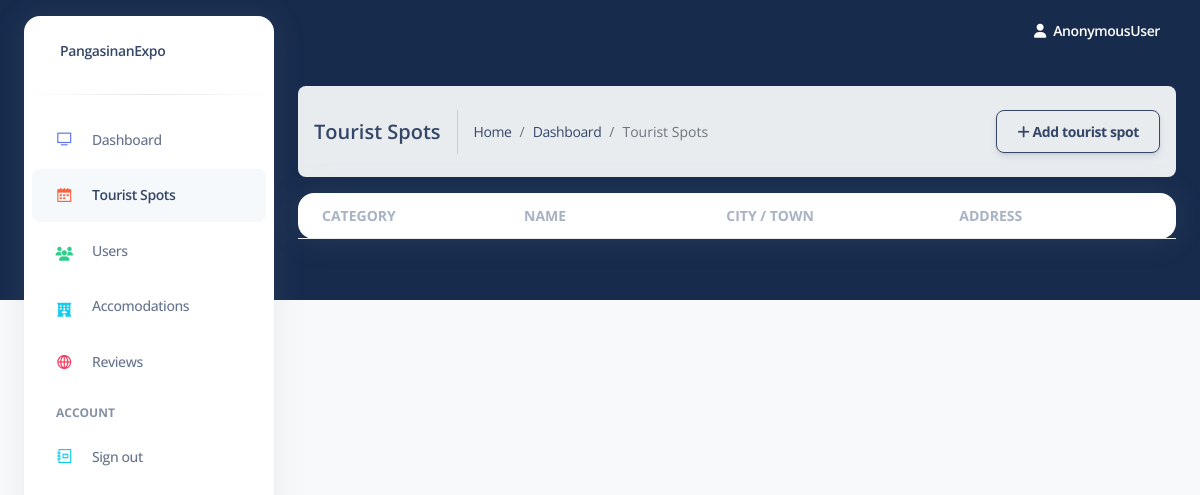
The app's page /tourist-spots/admin/, older data.
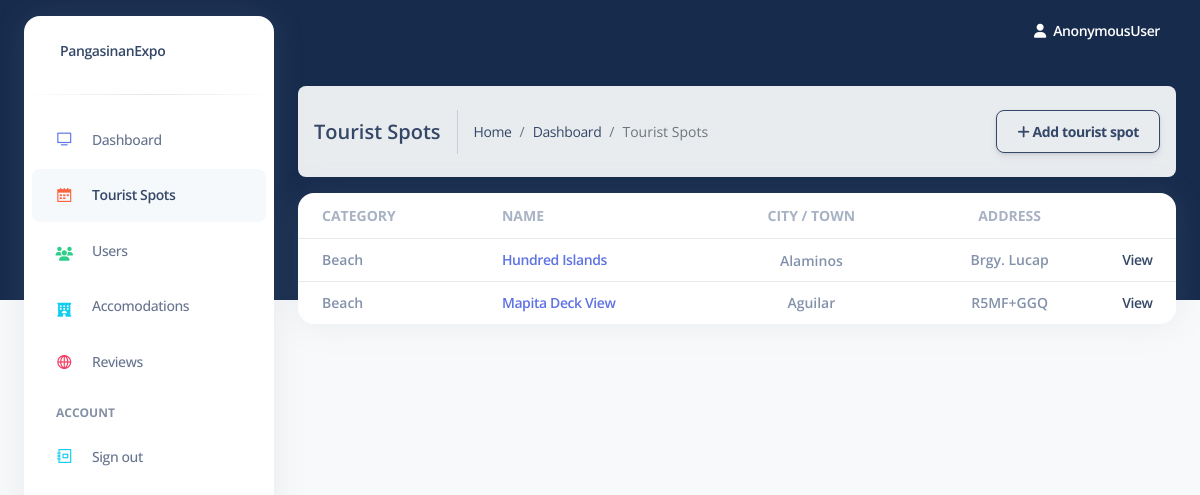
The same page, newer data.
### home/models.py (models this page shows, shortened)
class TouristSpot(models.Model):
    name = models.CharField(max_length=100)
    description = models.TextField()
    address = models.CharField(max_length=100)
    city_or_town = models.CharField(
        max_length=100,
        choices=get_city_town_choices()
    )
    category = models.CharField(max_length = 100, choices = get_categories, null=True, blank = True)
    latitude = models.CharField(max_length=50)
    longitude = models.CharField(max_length=50)

### home/view/admin.py (the view)
# urls.py: path('tourist-spots/admin/', tourist_spots, name="tourist-spots-admin"),
def tourist_spots(request):
    spots = TouristSpot.objects.all()
    context = {
        'spots': spots
    }
    return render(request, 'home/admin/tourist_spots.html', context)

### home/templates/home/admin/tourist_spots.html (shortened to what this page needs)
{% extends 'home/admin/layout.html' %}
{% block content %}
<div class="container-fluid my-4">
    <nav aria-label="breadcrumb align-items-center">
        <ol class="breadcrumb d-flex align-items-center justify-content-between w-100">
            <div class="d-flex align-items-center">
                <h5 class="mt-2 d-none d-lg-block">Tourist Spots</h5>
                <li class="breadcrumb-item"><a href="javascript:;">Home</a></li>
                <li class="breadcrumb-item"><a href="javascript:;">Dashboard</a></li>
                <li class="breadcrumb-item active" aria-current="page">Tourist Spots</li>
            </div>
            <div class="d-flex align-items-center">
                <div>
                <a href="{% url 'add-tourist-spot' %}" type="button" class="btn btn-outline-default active text-dark d-none d-sm-block mt-3 w-100"><i class="fa fa-plus"></i> Add tourist spot</a>
                </div>
            </div>
        </ol>
    </nav>
    <div class="card">
        <div class="table-responsive ">
          <table class="table align-items-center mb-0 table-hover" id="table">
            <thead>
              <tr>
                <th class=" text-uppercase text-secondary text-sm font-weight-bolder opacity-7">Category</th>
                <th class="text-uppercase text-secondary text-sm font-weight-bolder opacity-7 ps-2">Name</th>
                <th class="text-center text-uppercase text-secondary text-sm font-weight-bolder opacity-7">City / Town</th>
                <th class="text-center text-uppercase text-secondary text-sm font-weight-bolder opacity-7">Address</th>
                <th class="text-center text-uppercase text-secondary text-sm font-weight-bolder opacity-7"></th>
              </tr>
            </thead>
            <tbody>
                {% for spot in spots %}
                    <tr>
                        <td class="">
                            <span class="text-secondary text-sm font-weight-bold ms-3">{{ spot.category }}</span>
                        </td>
                        <td>
                            <span class="text-default text-sm font-weight-bold"><a href="{% url 'tourist-spot-admin' spot.id %}" class="text-primary">{{ spot.name }}</a></span>
                        </td>
                        <td class="align-middle text-center text-sm">
                            <span class="text-secondary text-sm font-weight-bold">{{ spot.city_or_town }}</span>
                        </td>
                        <td class="align-middle text-center">
                            <span class="text-secondary text-sm font-weight-bold">{{ spot.address }}</span>
                        </td>
                        <td class="text-center">
                            <span class="text-secondary text-sm font-weight-bold"><a href="{% url 'tourist-spot-admin' spot.id %}">View</a></span>
                        </td>
                    </tr>
                {% endfor %}
            </tbody>
          </table>
        </div>
    </div>
</div>
{% endblock %}

Row changes from the older to the newer data that the page shows:
added TouristSpot: category "Beach", name "Hundred Islands", city_or_town "Alaminos", address "Brgy. Lucap"
added TouristSpot: category "Beach", name "Mapita Deck View", city_or_town "Aguilar", address "R5MF+GGQ"
